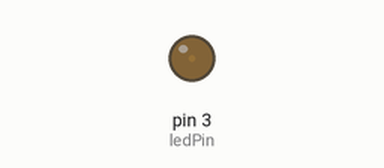
This sketch was run on a simulated Arduino Uno, built with avr-gcc and run on an emulated ATmega328P. Parts: output pins drawn as LEDs (lit = HIGH). What the sketch prints to the serial monitor is not drawn.

Above: at 0.05 s.
At 0.65 s:
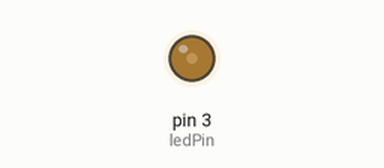
At 1.3 s:
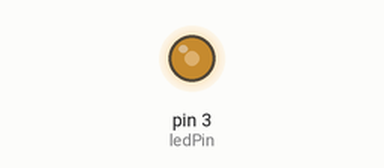
At 2.55 s:
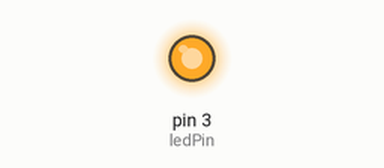
Timing chart, 0 to 5.9 s (numbered marks = the images above):
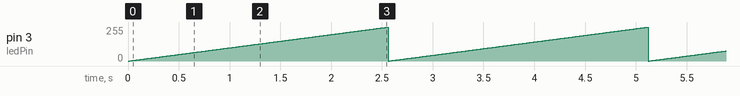

Measured:
- by itself, pin 3 (ledPin): ramps from 0/255 to 254/255 and jumps back, once every 2.6 s

The sketch:

millisFade.ino
```cpp
int counter = 0;

long pMillis = 0;

int interval = 10;

const int ledPin = 3;

void setup() {
  // put your setup code here, to run once:
  Serial.begin(9600);
  pinMode(ledPin,OUTPUT);

}

void loop() {
  // put your main code here, to run repeatedly:
  if (millis() - pMillis >= interval) {
    pMillis = millis();
    counter++;
    Serial.println(counter);
  }

  analogWrite(ledPin, counter);

  if(counter >= 255){
    counter = 0;
  }

}
```
